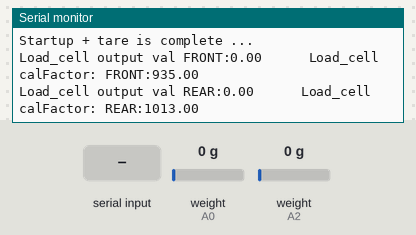
Recording of a sketch running on a simulated Arduino Nano, built with avr-gcc and run on an emulated ATmega328P. Parts: the last lines printed to the serial monitor. The test bench sets the inputs (shaded band); at power-on: weight on the scale (sensors on A0, A2) 0 g.

Above: at 8.0 s.
8.1 s: weight on the scale (sensor on A0) set to 100 g
At 8.98 s:
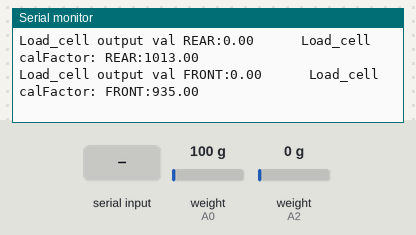
11.1 s: "F" received over Serial
At 11.9 s:
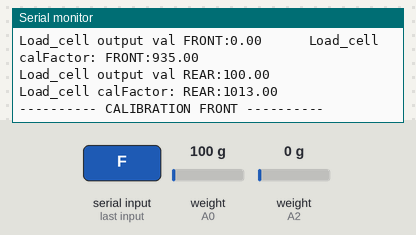
12.6 s: "R" received over Serial
At 12.9 s:
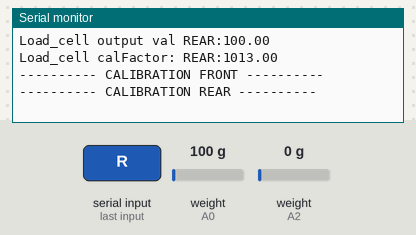
14.1 s: "t" received over Serial
At 15.0 s:
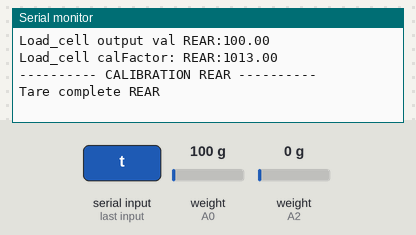
15.6 s: weight on the scale (sensor on A2) set to 100 g
At 16.3 s:
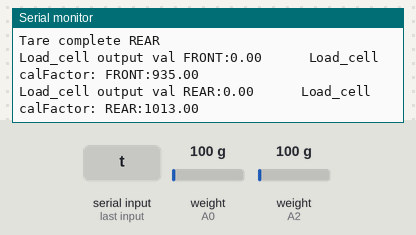
17.1 s: weight on the scale (sensor on A0) set to 1250 g
At 18.1 s:
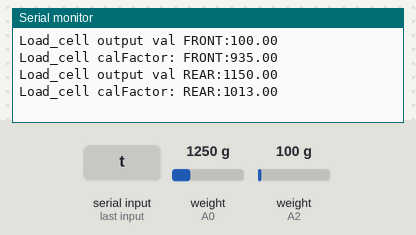
Timing chart, 0 to 19.6 s (numbered marks = the images above; inputs shaded):
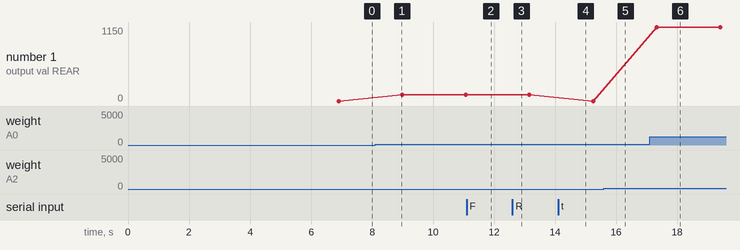

Measured:
- after the input at 11.1 s, the serial monitor: prints a new line after 0.05 s (image 2)
- after the input at 12.6 s, the serial monitor: prints a new line at once (image 3)
- after the input at 14.1 s, the serial monitor: prints a new line at once (image 4)
- after the input at 17.1 s, the serial monitor: prints a new line after 0.23 s (image 6)
- plotted number 1: 0 → 100 after the input at 8.1 s, 0 → 1150 after the input at 17.1 s

The sketch:

Calibrate_both_HX711.ino
```cpp
//-------------------------------------------------------------------------------------
// HX711_ADC.h
// Arduino master library for HX711 24-Bit Analog-to-Digital Converter for Weigh Scales
// Olav Kallhovd sept2017
// Tested with      : HX711 asian module on channel A and YZC-133 3kg load cell
// Tested with MCU  : Arduino Nano
//-------------------------------------------------------------------------------------
/* This is an example sketch on how to find correct calibration factor for your HX711:
   - Power up the scale and open Arduino serial terminal
   - After stabelizing and tare is complete, put a known weight on the load cell
   - Observe values on serial terminal
   - Adjust the calibration factor until output value is same as your known weight:
      - Sending 'l' from the serial terminal decrease factor by 1.0
      - Sending 'L' from the serial terminal decrease factor by 10.0
      - Sending 'h' from the serial terminal increase factor by 1.0
      - Sending 'H' from the serial terminal increase factor by 10.0
      - Sending 't' from the serial terminal call tare function
   - Observe and note the value of the new calibration factor
   - Use this new calibration factor in your sketch
*/

#include <HX711_ADC.h>

//HX711 constructor (dout pin, sck pin)
//HX711 constructor (dout pin, sck pint):
HX711_ADC LoadCell_1(A2, A3); //HX711 pins front sensor (DOUT, PD_SCK)
HX711_ADC LoadCell_2(A0, A1); //HX711 pins rear sensor (DOUT, PD_SCK)

#define NB_LOADCELL 2    /*--- Number of Loads    ---*/

long t;                   /*--- Loop period control ---*/

int num_LoadCell = 1;     /*--- Load cell number. Front cell (= 0) by default to start, rear cell is (= 1) ---*/

int i;                    /*--- Loop control ---*/

float LoadCellValue[NB_LOADCELL];
float LoadCellFactor[] = {935.0, 1013.0};

const long stabilisingtime = 3000; // tare precision can be improved by adding a few seconds of stabilising time

/// YYYYYYYYYYYYYYYYYYYYYYYYYYYYYYYYYYYYYYYYYYYYYYYYYYYYYYYYYYYYYYYYYYYYYYYYYYYYYYYYYYYYYYYYYYYYYYYYY
/// ÅÅÅÅÅÅÅÅÅÅÅÅÅÅÅÅÅÅÅÅÅÅÅÅÅÅÅÅÅÅÅÅÅÅÅÅÅÅÅÅÅÅÅÅÅÅÅÅÅÅÅÅÅÅÅÅÅÅÅÅÅÅÅÅÅÅÅÅÅÅÅÅÅÅÅÅÅÅÅÅÅÅÅÅÅÅÅÅÅÅÅÅÅÅÅÅÅ

void setup() {
  Serial.begin(9600);
  Serial.println("Wait...");
  LoadCell_1.begin();
  LoadCell_2.begin();

   /*--- HX711 init. and calibration factor setting ---*/
  LoadCell_1.begin();
  LoadCell_2.begin();
  byte loadcell_1_rdy = 0;
  byte loadcell_2_rdy = 0;
  while ((loadcell_1_rdy + loadcell_2_rdy) < 2) { //run startup, stabilisation and tare, both modules simultaneously
    if (!loadcell_1_rdy) loadcell_1_rdy = LoadCell_1.startMultiple(stabilisingtime);
    if (!loadcell_2_rdy) loadcell_2_rdy = LoadCell_2.startMultiple(stabilisingtime);
  }

  LoadCell_1.setCalFactor(LoadCellFactor[0]); // set calibration factor
  LoadCell_2.setCalFactor(LoadCellFactor[1]); // set calibration factor

  Serial.println("Startup + tare is complete ...");
}

/// ÅÅÅÅÅÅÅÅÅÅÅÅÅÅÅÅÅÅÅÅÅÅÅÅÅÅÅÅÅÅÅÅÅÅÅÅÅÅÅÅÅÅÅÅÅÅÅÅÅÅÅÅÅÅÅÅÅÅÅÅÅÅÅÅÅÅÅÅÅÅÅÅÅÅÅÅÅÅÅÅÅÅÅÅÅÅÅÅÅÅÅÅÅÅÅÅÅ
/// YYYYYYYYYYYYYYYYYYYYYYYYYYYYYYYYYYYYYYYYYYYYYYYYYYYYYYYYYYYYYYYYYYYYYYYYYYYYYYYYYYYYYYYYYYYYYYYYY

void loop() {
  //update() should be called at least as often as HX711 sample rate; >10Hz@10SPS, >80Hz@80SPS
  //longer delay in scetch will reduce effective sample rate (be carefull with delay() in loop)
  LoadCell_1.update();
  LoadCell_2.update();

  //get smoothed value from data set + current calibration factor
  if (millis() > t + 2000) {


    for(i = 0; i < NB_LOADCELL; i++)
    {
      if(i == 0)
      {
        LoadCellValue[i] = LoadCell_1.getData();
        LoadCellFactor[i] = LoadCell_1.getCalFactor();
      }
      else
      {
        LoadCellValue[i] = LoadCell_2.getData();
        LoadCellFactor[i] = LoadCell_2.getCalFactor();
      }

    Serial.print("Load_cell output val ");
    i==0 ? Serial.print("FRONT:") : Serial.print("REAR:");
    Serial.print(LoadCellValue[i]);
    Serial.print("      Load_cell calFactor: ");
    i==0 ? Serial.print("FRONT:") : Serial.print("REAR:");
    Serial.println(LoadCellFactor[i]);

    }
    t = millis();
  }

  //receive from serial terminal
  if (Serial.available() > 0) {

    float j = 0;
    char inByte = Serial.read();
    if (inByte == 'F') num_LoadCell = 0;
    else if (inByte == 'R') num_LoadCell = 1;
    else if (inByte == 'l') j = -1.0;
    else if (inByte == 'L') j = -10.0;
    else if (inByte == 'h') j = 1.0;
    else if (inByte == 'H') j = 10.0;
    else if (inByte == 't')
    {
      if (num_LoadCell == 0)
        LoadCell_1.tareNoDelay();
      else
        LoadCell_2.tareNoDelay();
    }
    if (j != 't') {
      if(num_LoadCell == 0)
      {
      LoadCellFactor[num_LoadCell] = LoadCell_1.getCalFactor() + j;
      LoadCell_1.setCalFactor(LoadCellFactor[num_LoadCell]);
      }
      else
      {
      LoadCellFactor[num_LoadCell] = LoadCell_2.getCalFactor() + j;
      LoadCell_2.setCalFactor(LoadCellFactor[num_LoadCell]);
      }

    }

        // Welcome Banner
    Serial.print("---------- CALIBRATION ");
    num_LoadCell == 0 ? Serial.println("FRONT ----------") : Serial.println("REAR ----------");

  }

  //check if last tare operation is complete
  if(num_LoadCell == 0)
  {
     if (LoadCell_1.getTareStatus() == true) {
        Serial.println("Tare complete FRONT");
    }
  }
  else
  {
     if (LoadCell_2.getTareStatus() == true) {
        Serial.println("Tare complete REAR");
    }
  }

}
```
